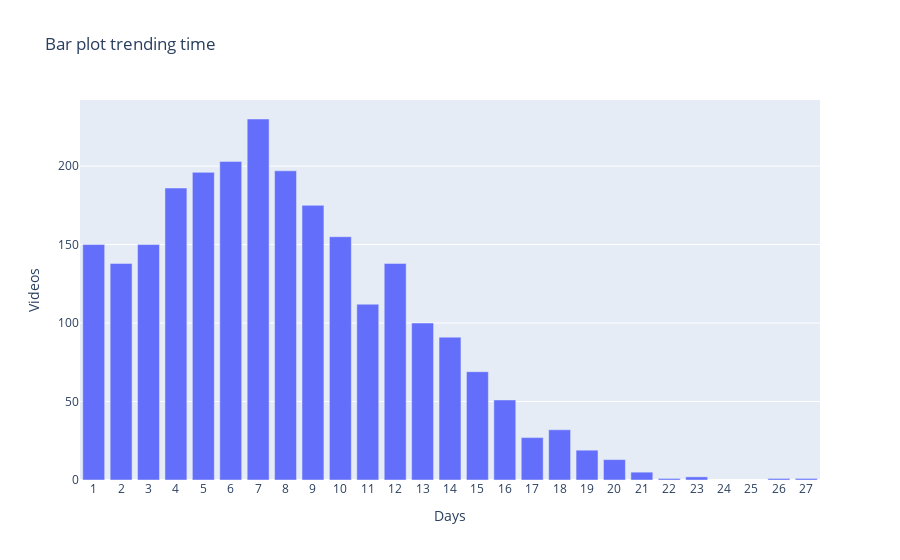

Source (notebook cell):
### Code cell
fig = px.bar(time_on_trending,
             x='trending_time', 
             y='count',
             labels={'trending_time':'Days','count':'Videos'},
             title='Bar plot trending time')
fig.update_xaxes(tickmode='linear', dtick=1)
fig.show()

### Figure 1 — Plotly figure (JSON) as saved in the notebook; plotly's stock layout.template omitted (floating-point values rounded to 4 significant figures)
{"data": [{"alignmentgroup": "True", "hovertemplate": "Days=%{x}<br>Videos=%{y}<extra></extra>", "legendgroup": "", "marker": {"color": "#636efa", "pattern": {"shape": ""}}, "name": "", "offsetgroup": "", "orientation": "v", "showlegend": false, "textposition": "auto", "type": "bar", "x": [1, 2, 3, 4, 5, 6, 7, 8, 9, 10, 11, 12, 13, 14, 15, 16, 17, 18, 19, 20, 21, 22, 23, 26, 27], "xaxis": "x", "y": [150, 138, 150, 186, 196, 203, 230, 197, 175, 155, 112, 138, 100, 91, 69, 51, 27, 32, 19, 13, 5, 1, 2, 1, 1], "yaxis": "y"}], "layout": {"barmode": "relative", "legend": {"tracegroupgap": 0}, "title": {"text": "Bar plot trending time"}, "xaxis": {"anchor": "y", "domain": [0, 1], "dtick": 1, "tickmode": "linear", "title": {"text": "Days"}}, "yaxis": {"anchor": "x", "domain": [0, 1], "title": {"text": "Videos"}}}}
